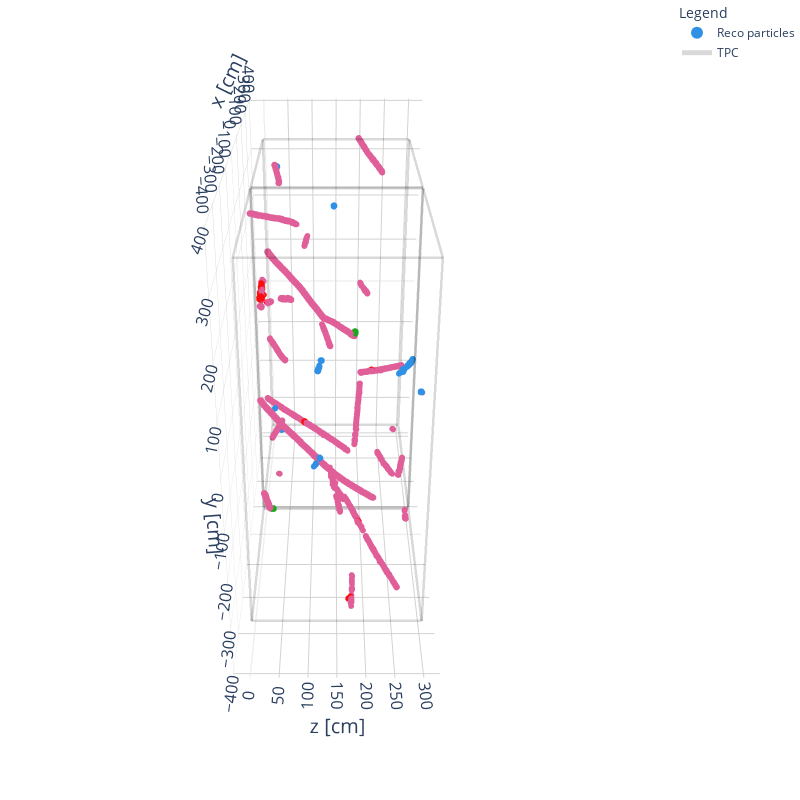

Notebook code for this chart:
### Code cell
fig.show()

### Figure 1 — Plotly figure (JSON) as saved in the notebook; plotly's stock layout.template omitted (floating-point values rounded to 4 significant figures; data arrays with more than 128 entries replaced by an {"elided": "..."} marker saying what was removed)
{"data": [{"hovertemplate": "x: %{x}<br>y: %{y}<br>z: %{z}<br>%{text}", "marker": {"cmax": 3, "cmin": 0, "color": {"elided": "12058 int values"}, "colorscale": [[0, "#2E91E5"], [0.3333, "#E15F99"], [0.6667, "#1CA71C"], [1, "#FB0D0D"]], "size": 2}, "mode": "markers", "name": "Reco particles", "text": {"elided": "12058 str values"}, "type": "scatter3d", "x": {"elided": "12058 float values"}, "y": {"elided": "12058 float values"}, "z": {"elided": "12058 float values"}}, {"hovertemplate": "x: %{x}<br>y: %{y}<br>z: %{z}", "legendgroup": "group_1770485402.6749122", "line": {"color": "rgba(0,0,0,0.150)", "width": 5}, "mode": "lines", "name": "TPC", "showlegend": true, "type": "scatter3d", "x": [-341.5, -341.5, null, -341.5, -341.5, null, -341.5, -3, null, -341.5, -341.5, null, -341.5, -3, null, -341.5, -341.5, null, -341.5, -3, null, -341.5, -3, null, -3, -3, null, -3, -3, null, -3, -3, null, -3, -3, null], "y": [-336.4, -336.4, null, -336.4, 336.4, null, -336.4, -336.4, null, -336.4, 336.4, null, -336.4, -336.4, null, 336.4, 336.4, null, 336.4, 336.4, null, 336.4, 336.4, null, -336.4, -336.4, null, -336.4, 336.4, null, -336.4, 336.4, null, 336.4, 336.4, null], "z": [0.6, 298.7, null, 0.6, 0.6, null, 0.6, 0.6, null, 298.7, 298.7, null, 298.7, 298.7, null, 0.6, 298.7, null, 0.6, 0.6, null, 298.7, 298.7, null, 0.6, 298.7, null, 0.6, 0.6, null, 298.7, 298.7, null, 0.6, 298.7, null]}, {"hovertemplate": "x: %{x}<br>y: %{y}<br>z: %{z}", "legendgroup": "group_1770485402.6749122", "line": {"color": "rgba(0,0,0,0.150)", "width": 5}, "mode": "lines", "name": "TPC", "showlegend": false, "type": "scatter3d", "x": [3, 3, null, 3, 3, null, 3, 341.5, null, 3, 3, null, 3, 341.5, null, 3, 3, null, 3, 341.5, null, 3, 341.5, null, 341.5, 341.5, null, 341.5, 341.5, null, 341.5, 341.5, null, 341.5, 341.5, null], "y": [-336.4, -336.4, null, -336.4, 336.4, null, -336.4, -336.4, null, -336.4, 336.4, null, -336.4, -336.4, null, 336.4, 336.4, null, 336.4, 336.4, null, 336.4, 336.4, null, -336.4, -336.4, null, -336.4, 336.4, null, -336.4, 336.4, null, 336.4, 336.4, null], "z": [0.6, 298.7, null, 0.6, 0.6, null, 0.6, 0.6, null, 298.7, 298.7, null, 298.7, 298.7, null, 0.6, 298.7, null, 0.6, 0.6, null, 298.7, 298.7, null, 0.6, 298.7, null, 0.6, 0.6, null, 298.7, 298.7, null, 0.6, 298.7, null]}], "layout": {"height": 800, "hoverlabel": {"font": {"family": "Droid sans, monospace"}}, "legend": {"itemsizing": "constant", "title": {"text": "Legend"}, "tracegroupgap": 1}, "margin": {"b": 0, "l": 0, "r": 0, "t": 0}, "scene": {"aspectmode": "manual", "aspectratio": {"x": 1, "y": 0.9851, "z": 0.4365}, "camera": {"center": {"x": 0, "y": -0.1, "z": -0.01}, "eye": {"x": -2, "y": 1, "z": -0.01}, "up": {"x": 0, "y": 1, "z": 0}}, "xaxis": {"backgroundcolor": "white", "gridcolor": "lightgray", "nticks": 10, "range": [-409.8, 409.8], "showbackground": true, "showticklabels": true, "tickfont": {"size": 14}, "title": {"font": {"size": 20}, "text": "x [cm]"}}, "yaxis": {"backgroundcolor": "white", "gridcolor": "lightgray", "nticks": 10, "range": [-403.7, 403.7], "showbackground": true, "showticklabels": true, "tickfont": {"size": 14}, "title": {"font": {"size": 20}, "text": "y [cm]"}}, "zaxis": {"backgroundcolor": "white", "gridcolor": "lightgray", "nticks": 10, "range": [-29.21, 328.5], "showbackground": true, "showticklabels": true, "tickfont": {"size": 14}, "title": {"font": {"size": 20}, "text": "z [cm]"}}}, "scene2": {"aspectmode": "manual", "aspectratio": {"x": 1, "y": 0.9851, "z": 0.4365}, "camera": {"center": {"x": 0, "y": -0.1, "z": -0.01}, "eye": {"x": -2, "y": 1, "z": -0.01}, "up": {"x": 0, "y": 1, "z": 0}}, "xaxis": {"backgroundcolor": "white", "gridcolor": "lightgray", "nticks": 10, "range": [-409.8, 409.8], "showbackground": true, "showticklabels": true, "tickfont": {"size": 14}, "title": {"font": {"size": 20}, "text": "x [cm]"}}, "yaxis": {"backgroundcolor": "white", "gridcolor": "lightgray", "nticks": 10, "range": [-403.7, 403.7], "showbackground": true, "showticklabels": true, "tickfont": {"size": 14}, "title": {"font": {"size": 20}, "text": "y [cm]"}}, "zaxis": {"backgroundcolor": "white", "gridcolor": "lightgray", "nticks": 10, "range": [-29.21, 328.5], "showbackground": true, "showticklabels": true, "tickfont": {"size": 14}, "title": {"font": {"size": 20}, "text": "z [cm]"}}}, "scene3": {"aspectmode": "manual", "aspectratio": {"x": 1, "y": 0.9851, "z": 0.4365}, "camera": {"center": {"x": 0, "y": -0.1, "z": -0.01}, "eye": {"x": -2, "y": 1, "z": -0.01}, "up": {"x": 0, "y": 1, "z": 0}}, "xaxis": {"backgroundcolor": "white", "gridcolor": "lightgray", "nticks": 10, "range": [-409.8, 409.8], "showbackground": true, "showticklabels": true, "tickfont": {"size": 14}, "title": {"font": {"size": 20}, "text": "x [cm]"}}, "yaxis": {"backgroundcolor": "white", "gridcolor": "lightgray", "nticks": 10, "range": [-403.7, 403.7], "showbackground": true, "showticklabels": true, "tickfont": {"size": 14}, "title": {"font": {"size": 20}, "text": "y [cm]"}}, "zaxis": {"backgroundcolor": "white", "gridcolor": "lightgray", "nticks": 10, "range": [-29.21, 328.5], "showbackground": true, "showticklabels": true, "tickfont": {"size": 14}, "title": {"font": {"size": 20}, "text": "z [cm]"}}}, "showlegend": true, "width": 800}}
